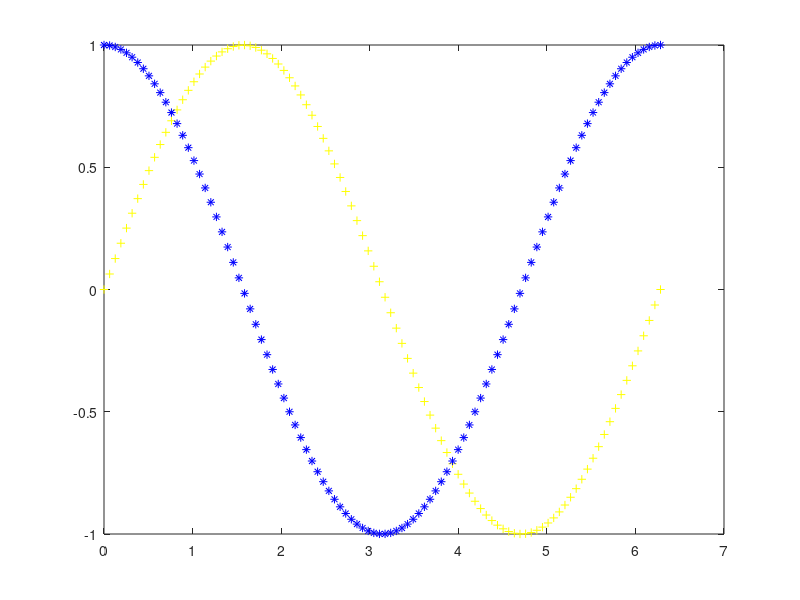
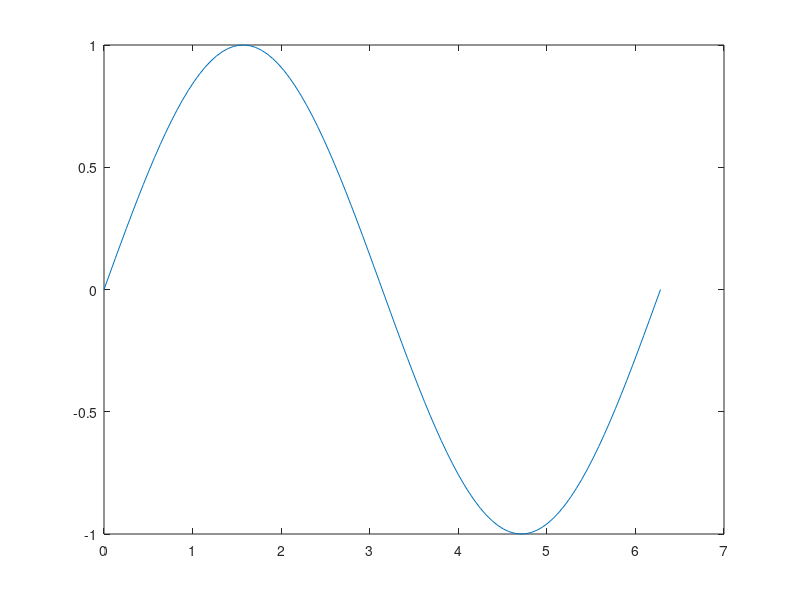
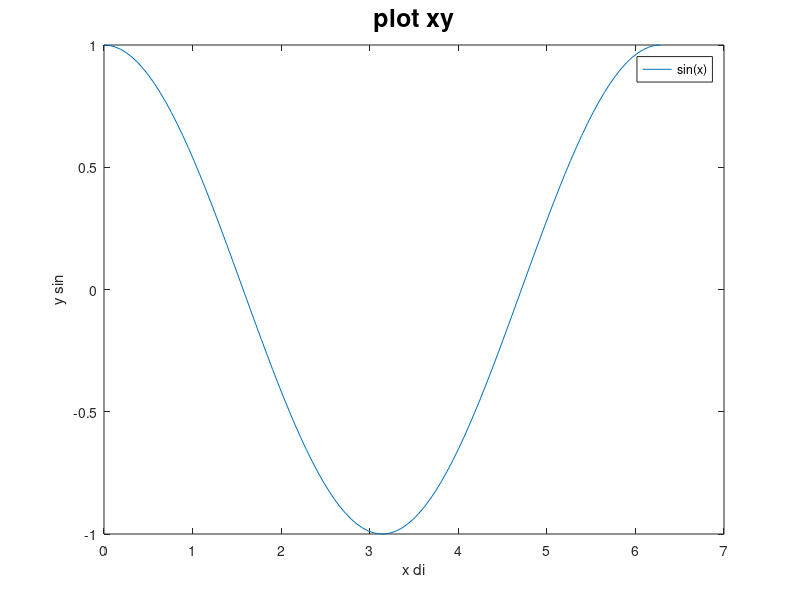

These figures' MATLAB source, in order:
 x=linspace(0,2*pi,100);
y=sin(x);
z=cos(x);
a=tan(x);
plot(x,y,'y+',x,z,'b*');
figure(2),plot(x,y)
figure(3),plot(x,z)
xlabel('x di');
ylabel('y sin');
title('plot xy','fontsize',18);
legend('sin(x)','cos(x)','tan(x)')
